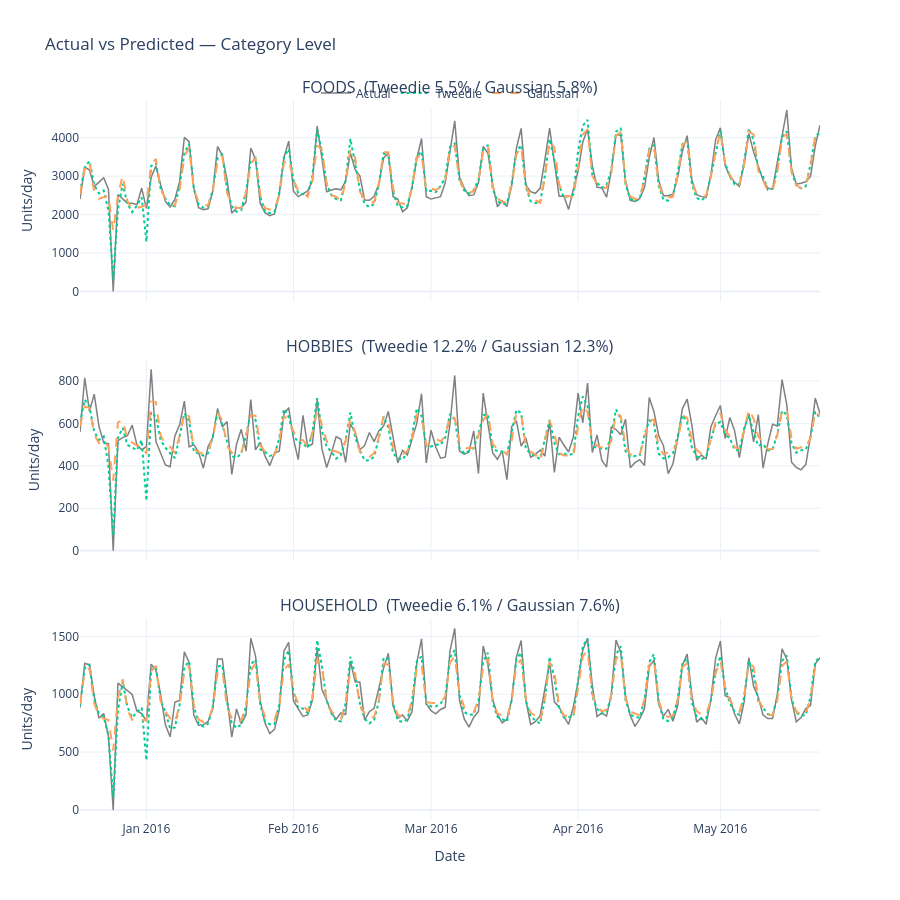

The notebook cell this image was saved under:
### Code cell
# Category-level: sum per (cat_id, date)
cat_order = ["FOODS", "HOBBIES", "HOUSEHOLD"]

fig = make_subplots(rows=3, cols=1, shared_xaxes=True, vertical_spacing=0.08,
    subplot_titles=cat_order)

for i, cat in enumerate(cat_order, 1):
    agg = (
        test_aug[test_aug["cat_id"] == cat]
        .groupby("date")[["sales", "y_tweedie", "y_gaussian"]].sum().reset_index()
    )
    wt = _wmape(agg["sales"], agg["y_tweedie"])
    wg = _wmape(agg["sales"], agg["y_gaussian"])
    fig.layout.annotations[i - 1].text = f"{cat}  (Tweedie {wt:.1%} / Gaussian {wg:.1%})"
    fig.add_trace(go.Scatter(x=agg["date"], y=agg["sales"], mode="lines", name="Actual",
        line=dict(color="grey", width=1.5), legendgroup="actual", showlegend=(i == 1)), row=i, col=1)
    fig.add_trace(go.Scatter(x=agg["date"], y=agg["y_tweedie"], mode="lines", name="Tweedie",
        line=dict(color="#00CC96", width=2, dash="dot"),
        legendgroup="tweedie", showlegend=(i == 1)), row=i, col=1)
    fig.add_trace(go.Scatter(x=agg["date"], y=agg["y_gaussian"], mode="lines", name="Gaussian",
        line=dict(color="#FFA15A", width=2, dash="dash"),
        legendgroup="gaussian", showlegend=(i == 1)), row=i, col=1)
    fig.update_yaxes(title_text="Units/day", row=i, col=1)

fig.update_layout(
    title="Actual vs Predicted — Category Level",
    height=300 * 3, template="plotly_white",
    legend=dict(orientation="h", y=1.03, x=0.5, xanchor="center"),
)
fig.update_xaxes(title_text="Date", row=3, col=1)
fig.write_html(str(FIGS_DIR / "avp_cat.html"), include_plotlyjs="cdn")
fig.show()

### Figure 1 — Plotly figure (JSON) as saved in the notebook; plotly's stock layout.template omitted (floating-point values rounded to 4 significant figures; data arrays with more than 128 entries replaced by an {"elided": "..."} marker saying what was removed)
{"data": [{"legendgroup": "actual", "line": {"color": "grey", "width": 1.5}, "mode": "lines", "name": "Actual", "showlegend": true, "type": "scatter", "x": {"elided": "157 str values"}, "xaxis": "x", "y": {"elided": "157 int values"}, "yaxis": "y"}, {"legendgroup": "tweedie", "line": {"color": "#00CC96", "dash": "dot", "width": 2}, "mode": "lines", "name": "Tweedie", "showlegend": true, "type": "scatter", "x": {"elided": "157 str values"}, "xaxis": "x", "y": {"elided": "157 float values"}, "yaxis": "y"}, {"legendgroup": "gaussian", "line": {"color": "#FFA15A", "dash": "dash", "width": 2}, "mode": "lines", "name": "Gaussian", "showlegend": true, "type": "scatter", "x": {"elided": "157 str values"}, "xaxis": "x", "y": {"elided": "157 float values"}, "yaxis": "y"}, {"legendgroup": "actual", "line": {"color": "grey", "width": 1.5}, "mode": "lines", "name": "Actual", "showlegend": false, "type": "scatter", "x": {"elided": "157 str values"}, "xaxis": "x2", "y": {"elided": "157 int values"}, "yaxis": "y2"}, {"legendgroup": "tweedie", "line": {"color": "#00CC96", "dash": "dot", "width": 2}, "mode": "lines", "name": "Tweedie", "showlegend": false, "type": "scatter", "x": {"elided": "157 str values"}, "xaxis": "x2", "y": {"elided": "157 float values"}, "yaxis": "y2"}, {"legendgroup": "gaussian", "line": {"color": "#FFA15A", "dash": "dash", "width": 2}, "mode": "lines", "name": "Gaussian", "showlegend": false, "type": "scatter", "x": {"elided": "157 str values"}, "xaxis": "x2", "y": {"elided": "157 float values"}, "yaxis": "y2"}, {"legendgroup": "actual", "line": {"color": "grey", "width": 1.5}, "mode": "lines", "name": "Actual", "showlegend": false, "type": "scatter", "x": {"elided": "157 str values"}, "xaxis": "x3", "y": {"elided": "157 int values"}, "yaxis": "y3"}, {"legendgroup": "tweedie", "line": {"color": "#00CC96", "dash": "dot", "width": 2}, "mode": "lines", "name": "Tweedie", "showlegend": false, "type": "scatter", "x": {"elided": "157 str values"}, "xaxis": "x3", "y": {"elided": "157 float values"}, "yaxis": "y3"}, {"legendgroup": "gaussian", "line": {"color": "#FFA15A", "dash": "dash", "width": 2}, "mode": "lines", "name": "Gaussian", "showlegend": false, "type": "scatter", "x": {"elided": "157 str values"}, "xaxis": "x3", "y": {"elided": "157 float values"}, "yaxis": "y3"}], "layout": {"annotations": [{"font": {"size": 16}, "showarrow": false, "text": "FOODS  (Tweedie 5.5% / Gaussian 5.8%)", "x": 0.5, "xanchor": "center", "xref": "paper", "y": 1, "yanchor": "bottom", "yref": "paper"}, {"font": {"size": 16}, "showarrow": false, "text": "HOBBIES  (Tweedie 12.2% / Gaussian 12.3%)", "x": 0.5, "xanchor": "center", "xref": "paper", "y": 0.64, "yanchor": "bottom", "yref": "paper"}, {"font": {"size": 16}, "showarrow": false, "text": "HOUSEHOLD  (Tweedie 6.1% / Gaussian 7.6%)", "x": 0.5, "xanchor": "center", "xref": "paper", "y": 0.28, "yanchor": "bottom", "yref": "paper"}], "height": 900, "legend": {"orientation": "h", "x": 0.5, "xanchor": "center", "y": 1.03}, "title": {"text": "Actual vs Predicted — Category Level"}, "xaxis": {"anchor": "y", "domain": [0, 1], "matches": "x3", "showticklabels": false}, "xaxis2": {"anchor": "y2", "domain": [0, 1], "matches": "x3", "showticklabels": false}, "xaxis3": {"anchor": "y3", "domain": [0, 1], "title": {"text": "Date"}}, "yaxis": {"anchor": "x", "domain": [0.72, 1], "title": {"text": "Units/day"}}, "yaxis2": {"anchor": "x2", "domain": [0.36, 0.64], "title": {"text": "Units/day"}}, "yaxis3": {"anchor": "x3", "domain": [0, 0.28], "title": {"text": "Units/day"}}}}
